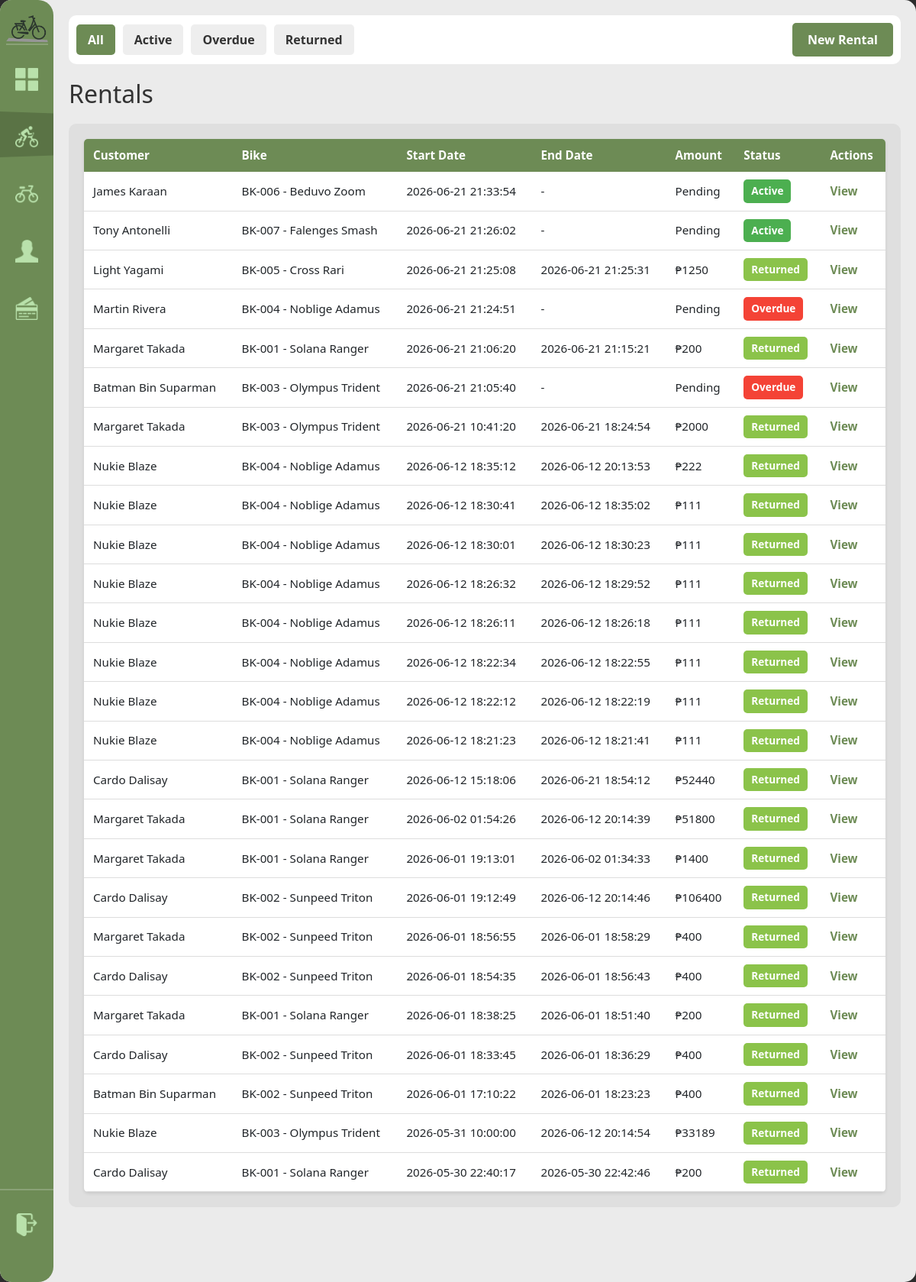
The page /rentals (signed in) on the database as committed earlier.
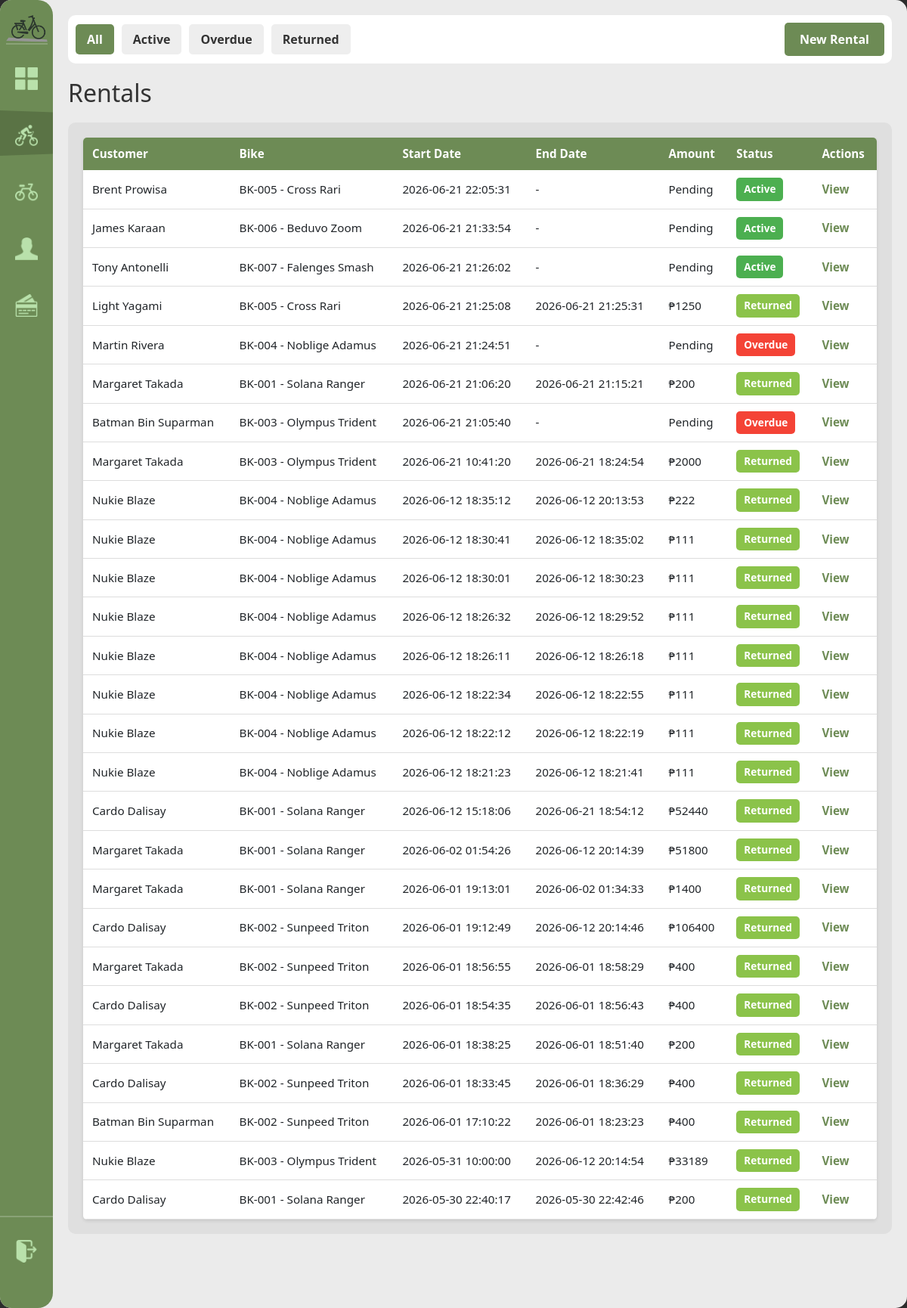
The same page on the database as committed later.
### tables this page shows
CREATE TABLE rents (
            rental_id INTEGER PRIMARY KEY AUTOINCREMENT,
            customer_id INTEGER NOT NULL,
            bike_id INTEGER NOT NULL,
            staff_id INTEGER REFERENCES staff(staff_id) ON UPDATE CASCADE ON DELETE SET NULL,
            rental_start DATETIME NOT NULL DEFAULT(datetime('now','localtime')), planned_return DATETIME,
            FOREIGN KEY(customer_id) REFERENCES customer(customer_id) ON DELETE CASCADE,
            FOREIGN KEY(bike_id) REFERENCES bike(bike_id) ON DELETE CASCADE
        );

CREATE TABLE bike (
            bike_id INTEGER PRIMARY KEY AUTOINCREMENT,
            bike_code TEXT NOT NULL UNIQUE,
            brand TEXT NOT NULL, model TEXT NOT NULL,
            color TEXT NOT NULL,
            bike_rate DECIMAL(8,2) NOT NULL DEFAULT 0,
            type TEXT NOT NULL DEFAULT 'standard',
            status TEXT NOT NULL DEFAULT 'available' CHECK(status IN('available','rented','retired')),
            date_added DATE NOT NULL DEFAULT(date('now','localtime'))
        );

### handlers/rentals_routes.py (the view)
@rentals_bp.route('/rentals')
@login_required
def rentals():
    status = request.args.get('status', 'all')
    rentals_list = database.get().get_all_rentals(status)
    customers_list = database.get().get_all_customers()
    bikes = database.get().get_available_bikes()
    return render_template('rentals.html', rentals=rentals_list, filter_status=status, customers=customers_list, bikes=bikes)

### app.py (called while the page is built)
def get_sidebar_state():
    return request.cookies.get('sidebarState') == 'expanded'

@app.context_processor
def inject_sidebar_state():
    return dict(sidebar_expanded=get_sidebar_state())

@app.context_processor
def inject_current_staff():
    staff = current_staff()
    return dict(current_staff=staff, is_admin=staff and staff.get("role") == "admin")

### modules/auth.py (called while the page is built)
def login_required(view):
    @wraps(view)
    def wrapped(*args, **kwargs):
        if not session.get("staff_id"):
            return redirect(url_for("login"))
        return view(*args, **kwargs)
    return wrapped

def current_staff():
    if not session.get("staff_id"):
        return None
    return {
        "staff_id": session.get("staff_id"),
        "username": session.get("username"),
        "first_name": session.get("first_name"),
        "last_name": session.get("last_name"),
        "role": session.get("role"),
    }

### modules/database.py (called while the page is built)
def get():
    if not db: init()
    return db

    def get_available_bikes(self):
        query = "SELECT * FROM bike WHERE status = 'available' ORDER BY bike_code"
        return [dict(r) for r in self.conn.execute(query).fetchall()]

### templates/rentals.html (shortened to what this page needs)
{% extends "base.html" %}
{% block content %}
<div class="top-bar">
    <div class="filter-controls">
        <a href="{{ url_for('rentals.rentals', status='all') }}" class="filter-btn {% if filter_status == 'all' %}active{% endif %}">All</a>
        <a href="{{ url_for('rentals.rentals', status='active') }}" class="filter-btn {% if filter_status == 'active' %}active{% endif %}">Active</a>
        <a href="{{ url_for('rentals.rentals', status='overdue') }}" class="filter-btn {% if filter_status == 'overdue' %}active{% endif %}">Overdue</a>
        <a href="{{ url_for('rentals.rentals', status='returned') }}" class="filter-btn {% if filter_status == 'returned' %}active{% endif %}">Returned</a>
        <button id="new-rental-btn" class="btn-primary" style="margin-left: auto;">New Rental</button>
    </div>
</div>
<h1>Rentals</h1>
<div class="content-grid">
    <div class="scroll-table-container">
        <table>
            <thead>
                <tr>
                <th>Customer</th>
                <th>Bike</th>
                <th>Start Date</th>
                <th>End Date</th>
                <th>Amount</th>
                <th>Status</th>
                <th>Actions</th>
            </tr>
        </thead>
        <tbody>
            {% for rental in rentals %}
            <tr>
                <td>{{ rental['customer_name'] }}</td>
                <td>{{ rental['bike_code'] }} - {{ rental['brand'] }} {{ rental['model'] }}</td>
                <td>{{ rental['rental_start'] }}</td>
                <td>{{ rental['rental_end'] or '-' }}</td>
                <td>{{ 'Pending' if rental['total_amount'] is none else '₱' ~ rental['total_amount'] }}</td>
                <td><span class="status-badge status-{{ rental['status'] }}">{{ rental['status'].title() }}</span></td>
                <td><a href="{{ url_for('rentals.rental_detail', rid=rental['rental_id']) }}">View</a></td>
            </tr>
            {% endfor %}
        </tbody>
    </table>
    </div>
</div>
{% endblock %}

Rows that differ between the two databases and show on the page:
added rents: customer_name "Brent Prowisa", bike_code "BK-005", brand "Cross", model "Rari", rental_start "2026-06-21 22:05:31", rental "-", total_amount "Pending", status "Active"
